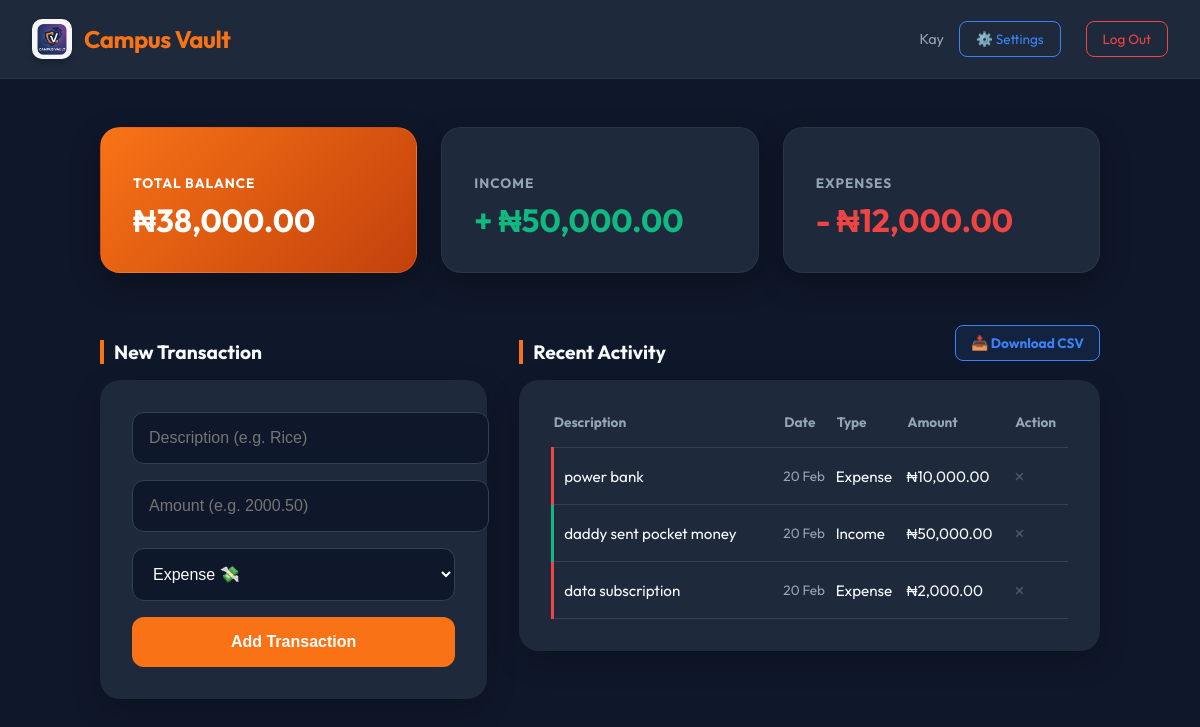
/ (signed in), run on the app's committed database.
### app.py (models this page shows)
class User(UserMixin, db.Model):
    id = db.Column(db.Integer, primary_key=True)
    username = db.Column(db.String(150), unique=True, nullable=False)
    password = db.Column(db.String(150), nullable=False)
    budget = db.Column(db.Float, default=5000.0)
    transactions = db.relationship('Transaction', backref='owner', lazy=True)

class Transaction(db.Model):
    id = db.Column(db.Integer, primary_key=True)
    description = db.Column(db.String(100), nullable=False)
    amount = db.Column(db.Float, nullable=False)
    type = db.Column(db.String(10), nullable=False)  # 'Income' or 'Expense'
    date = db.Column(db.DateTime, default=datetime.utcnow)
    user_id = db.Column(db.Integer, db.ForeignKey('user.id'), nullable=False)

### app.py (the view)
@app.route('/')
@login_required
def index():
    now = datetime.now()
    all_transactions = Transaction.query.filter_by(
        user_id=current_user.id).order_by(Transaction.date.desc()).all()
    monthly_transactions = [
        t for t in all_transactions if t.date.month == now.month and t.date.year == now.year]
    total_income = sum(
        t.amount for t in monthly_transactions if t.type == 'Income')
    total_expense = sum(
        t.amount for t in monthly_transactions if t.type == 'Expense')
    balance = total_income - total_expense
    return render_template('index.html',
                           user=current_user,
                           transactions=monthly_transactions,
                           balance=balance,
                           income=total_income,
                           expenses=total_expense)

### app.py (called while the page is built)
@login_manager.user_loader
def load_user(user_id):
    return User.query.get(int(user_id))

### templates/index.html (shortened to what this page needs)
<!DOCTYPE html>
<html lang="en">
<head>
    <link rel="stylesheet" href="{{ url_for('static', filename='style.css') }}">
</head>
<body>
    <nav>
        <div class="nav-brand">
            <img src="{{ url_for('static', filename='logo.png') }}" alt="Logo" class="logo-img">
            <h2>Campus Vault</h2>
        </div>
        <div class="nav-user">
            <span class="user-name">{{ current_user.username }}</span>
            <a href="/settings" class="logout-btn"
                style="background: transparent; border: 1px solid #3b82f6; color: #3b82f6; margin-right: 10px;">⚙️
                Settings</a>
            <a href="/logout" class="logout-btn">Log Out</a>
        </div>
    </nav>
    <div class="container">
        <div class="dashboard">
            <div class="card balance">
                <h3>Total Balance</h3>
                <p>₦{{ "{:,.2f}".format(balance) }}</p>
            </div>
            <div class="card">
                <h3>Income</h3>
                <p style="color: #10b981;">+ ₦{{ "{:,.2f}".format(income) }}</p>
            </div>
            <div class="card">
                <h3>Expenses</h3>
                <p style="color: #ef4444;">- ₦{{ "{:,.2f}".format(expenses) }}</p>
            </div>
        </div>
        <div class="content-grid">
            <div class="form-section">
                <h3 class="section-title">New Transaction</h3>
                <div class="form-container">
                    <form action="/add" method="POST">
                        <input type="text" name="description" placeholder="Description (e.g. Rice)" required>
                        <input type="number" name="amount" placeholder="Amount (e.g. 2000.50)" step="0.01" required>
                        <select name="type">
                            <option value="Expense">Expense 💸</option>
                        </select>
                        <button type="submit">Add Transaction</button>
                    </form>
                </div>
            </div>
            <div class="history-section">
                <div style="display: flex; justify-content: space-between; align-items: center; margin-bottom: 1rem;">
                    <h3 class="section-title" style="margin-bottom: 0;">Recent Activity</h3>
                    <a href="/export" class="export-btn">📥 Download CSV</a>
                </div>
                <div class="history">
                    <table>
                        <thead>
                            <tr>
                                <th>Description</th>
                                <th>Date</th>
                                <th>Type</th>
                                <th>Amount</th>
                                <th>Action</th>
                            </tr>
                        </thead>
                        <tbody>
                            {% if transactions|length > 0 %}
                            {% for t in transactions %}
                            <tr class="{{ t.type }}">
                                <td>{{ t.description }}</td>
                                <td style="color: #94a3b8; font-size: 0.85rem;">{{ t.date.strftime('%d %b') }}</td>
                                <td>{{ t.type }}</td>
                                <td>₦{{ "{:,.2f}".format(t.amount) }}</td>
                                <td><a href="/delete/{{ t.id }}" class="delete-btn">&times;</a></td>
                            </tr>
                            {% endfor %}
                            {% else %}
                            <tr>
                                <td colspan="5" style="text-align:center; color: #64748b; padding: 20px;">
                                    No transactions yet. Start saving! 🚀
                                </td>
                            </tr>
                            {% endif %}
                        </tbody>
                    </table>
                </div>
            </div>
        </div>
    </div>
</body>
</html>

### static/style.css (style rules this page uses)
:root { --bg-color: #0f172a; --card-bg: #1e293b; --text-main: #f8fafc; --text-muted: #94a3b8; --accent: #f97316; --accent-hover: #ea580c; --danger: #ef4444; --success: #10b981; }
body { font-family: 'Outfit', sans-serif; background-color: var(--bg-color); color: var(--text-main); margin: 0; min-height: 100vh; }
nav { background-color: var(--card-bg); padding: 1.2rem 2rem; display: flex; justify-content: space-between; align-items: center; border-bottom: 1px solid rgba(255, 255, 255, 0.05); }
nav h2 { margin: 0; font-size: 1.5rem; color: var(--accent); letter-spacing: -0.5px; }
.nav-user { display: flex; align-items: center; gap: 15px; }
.user-name { color: var(--text-muted); font-size: 0.9rem; }
.logout-btn { background: transparent; border: 1px solid var(--danger); color: var(--danger); padding: 0.5rem 1rem; border-radius: 8px; text-decoration: none; font-size: 0.85rem; transition: all 0.3s; }
.container { max-width: 1000px; margin: 3rem auto; padding: 0 1.5rem; }
.dashboard { display: grid; grid-template-columns: repeat(auto-fit, minmax(250px, 1fr)); gap: 1.5rem; margin-bottom: 3rem; }
.card { background: var(--card-bg); padding: 2rem; border-radius: 20px; text-align: left; position: relative; overflow: hidden; box-shadow: 0 10px 30px rgba(0, 0, 0, 0.3); border: 1px solid rgba(255, 255, 255, 0.05); }
.card h3 { font-size: 0.85rem; color: var(--text-muted); margin-bottom: 0.5rem; text-transform: uppercase; letter-spacing: 1px; }
.card p { font-size: 2rem; font-weight: 700; margin: 0; color: white; }
.card.balance { background: linear-gradient(135deg, var(--accent), #c2410c); }
.card.balance h3, .card.balance p { color: white; }
.section-title { font-size: 1.2rem; margin-bottom: 1rem; color: var(--text-main); border-left: 4px solid var(--accent); padding-left: 10px; }
.content-grid { display: grid; grid-template-columns: 1fr 1.5fr; gap: 2rem; }
.form-container, .history { background: var(--card-bg); padding: 2rem; border-radius: 20px; box-shadow: 0 10px 30px rgba(0, 0, 0, 0.2); }
input, select { width: 100%; background: #0f172a; border: 1px solid #334155; color: white; padding: 1rem; margin-bottom: 1rem; border-radius: 12px; font-size: 1rem; outline: none; transition: border 0.3s; }
button { width: 100%; background-color: var(--accent); color: white; padding: 1rem; border: none; border-radius: 12px; font-weight: 600; font-size: 1rem; cursor: pointer; transition: transform 0.2s, background 0.2s; }
table { width: 100%; border-collapse: collapse; }
th { text-align: left; color: var(--text-muted); padding-bottom: 1rem; border-bottom: 1px solid #334155; font-size: 0.85rem; }
td { padding: 1rem 0; border-bottom: 1px solid #334155; color: var(--text-main); font-size: 0.95rem; }
.delete-btn { color: #475569; text-decoration: none; font-size: 1.2rem; transition: color 0.2s; }
.Income td:first-child { border-left: 3px solid var(--success); padding-left: 10px; }
.Expense td:first-child { border-left: 3px solid var(--danger); padding-left: 10px; }
.nav-brand { display: flex; align-items: center; gap: 12px; }
.logo-img { width: 40px; height: 40px; border-radius: 10px; object-fit: cover; box-shadow: 0 4px 6px rgba(0, 0, 0, 0.2); }
.export-btn { background-color: rgba(59, 130, 246, 0.1); color: #3b82f6; padding: 8px 15px; border: 1px solid #3b82f6; border-radius: 8px; text-decoration: none; font-size: 0.85rem; font-weight: bold; transition: all 0.3s ease; }

### data on the page
User: username "Kay"
Transaction: description "power bank", date "20 Feb", type "Expense", amount "10,000.00"
Transaction: description "daddy sent pocket money", date "20 Feb", type "Income", amount "50,000.00"
Transaction: description "data subscription", date "20 Feb", type "Expense", amount "2,000.00"

### other printed values
{{ "{:,.2f}".format(balance) }} "38,000.00"
{{ "{:,.2f}".format(income) }} "50,000.00"
{{ "{:,.2f}".format(expenses) }} "12,000.00"
